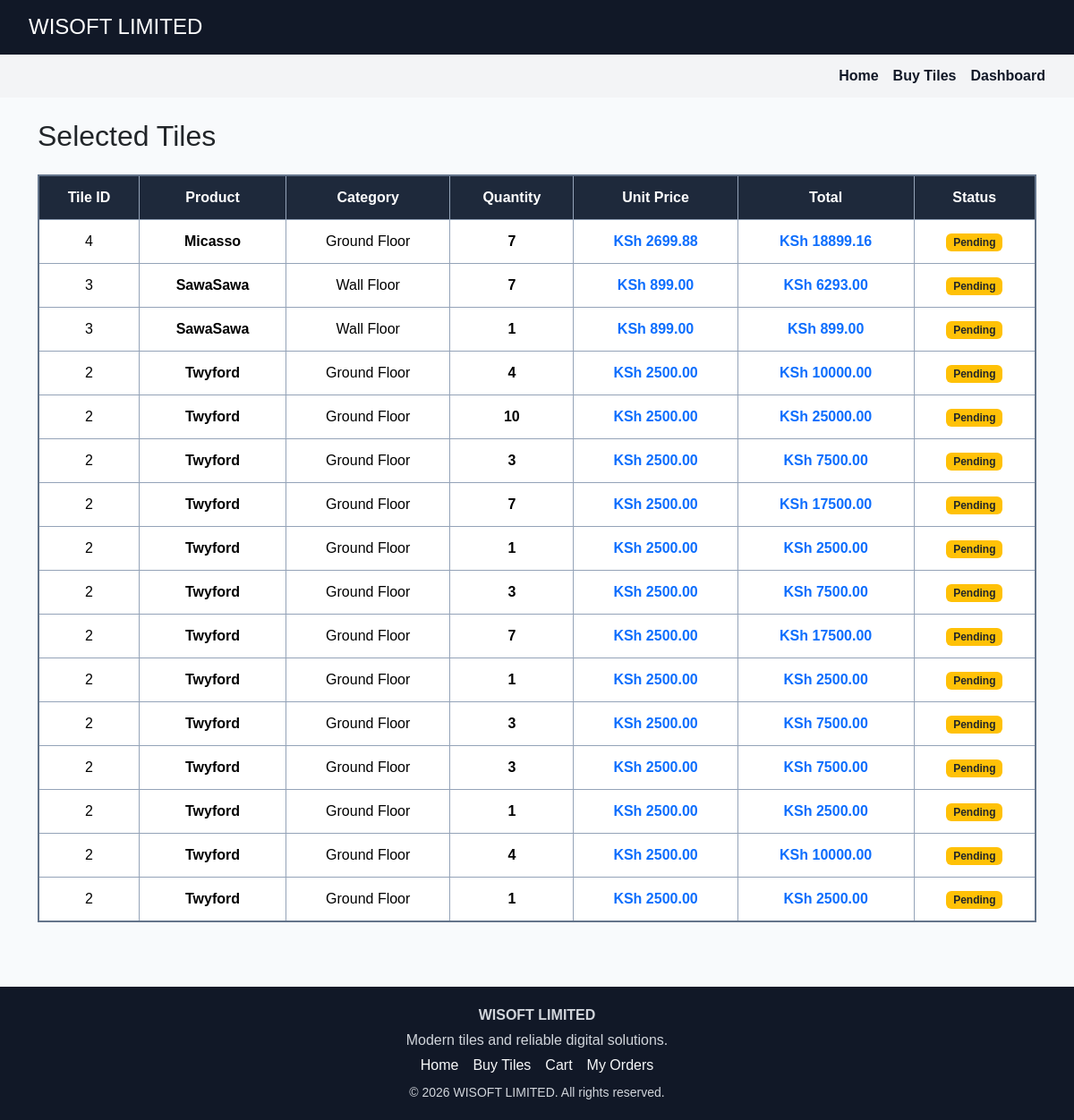
The page /order/ (signed in) on the database as committed earlier.
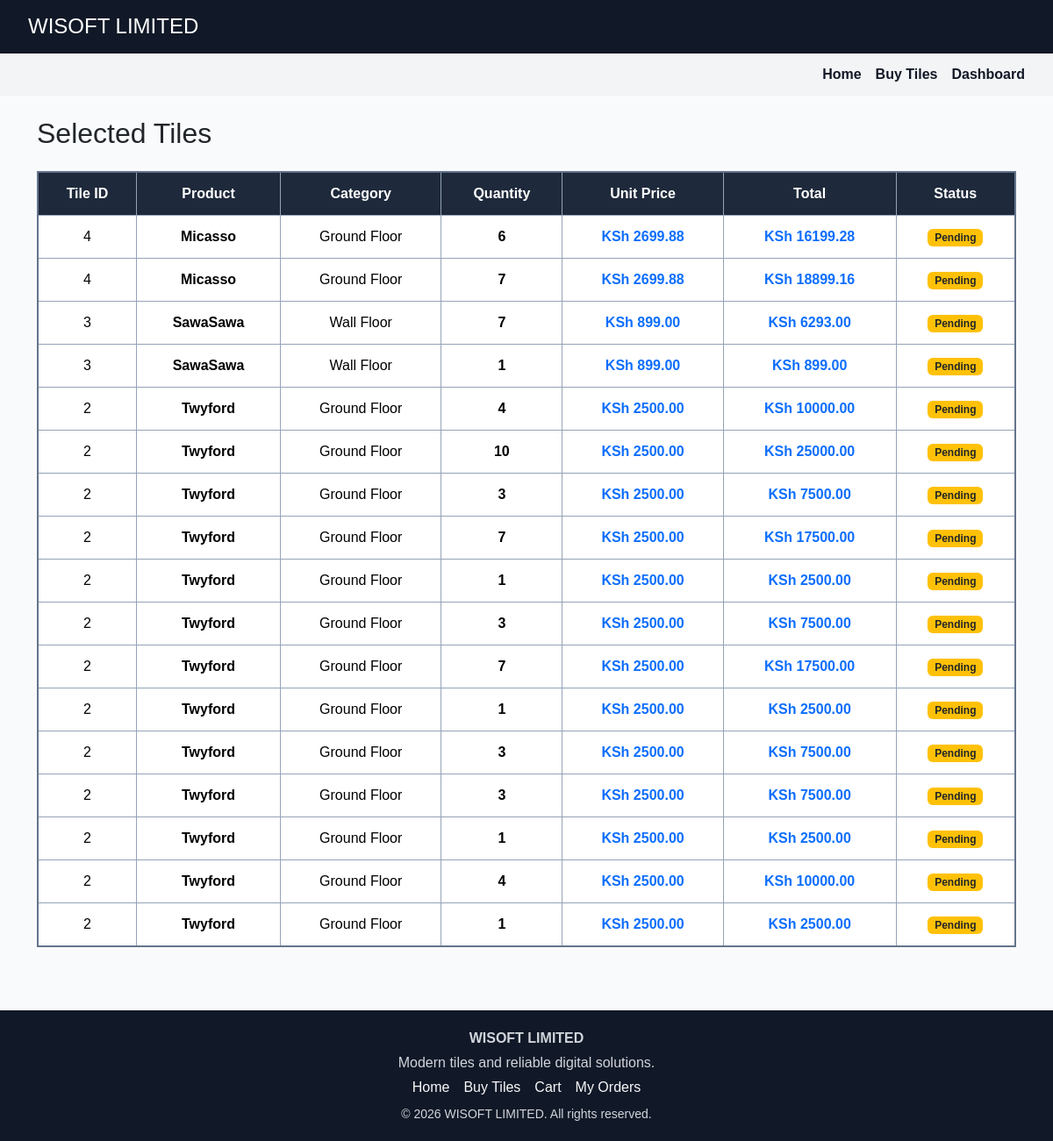
The same page on the database as committed later.
### website/models.py (models this page shows, shortened)
class StockMovement(models.Model):
    IN = 'IN'
    OUT = 'OUT'
    TYPES = [(IN, 'Stock In'), (OUT, 'Stock Out')]
    product = models.ForeignKey(Product, on_delete=models.CASCADE)
    movement_type = models.CharField(max_length=3, choices=TYPES)
    quantity = models.IntegerField()
    note = models.CharField(max_length=255, blank=True)
    status = models.CharField(
        max_length=20,
        choices=[('PENDING', 'Pending'), ('APPROVED', 'Approved')],
        default='PENDING',
    )
    created_at = models.DateTimeField(auto_now_add=True)
    @property
    def total_amount(self):
        return self.product.price * self.quantity

class Product(models.Model):
    name = models.CharField(max_length=200)
    sku = models.CharField(max_length=50, unique=True)
    barcode = models.CharField(max_length=100, unique=True, blank=True, null=True)
    category = models.ForeignKey(Category, on_delete=models.SET_NULL, null=True)
    description = models.TextField(blank=True)
    price = models.DecimalField(max_digits=10, decimal_places=2)
    stock = models.IntegerField(default=0)
    low_stock_alert = models.IntegerField(default=5)
    image = models.ImageField(upload_to='products/', blank=True, null=True)
    created_at = models.DateTimeField(auto_now_add=True)

class Category(models.Model):
    name = models.CharField(max_length=100)

### website/views.py (the view, shortened to what this page needs)
# urls.py: path('order/', views.order, name='order'),
@login_required(login_url='signin')
def order(request):
    from django.urls import reverse
    from django.contrib import messages
    from .models import Product, StockMovement
    selected_product = None
    product_id = request.GET.get('product') or request.GET.get('tile') or request.POST.get('product')
    ordered_quantity = request.GET.get('quantity')
    try:
        ordered_quantity = int(ordered_quantity) if ordered_quantity else 1
    except (TypeError, ValueError):
        ordered_quantity = 1
    if product_id:
        selected_product = get_object_or_404(Product, id=product_id)
        request.session['selected_product_id'] = selected_product.id
    else:
        selected_product_id = request.session.get('selected_product_id')
        if selected_product_id:
            selected_product = Product.objects.filter(id=selected_product_id).first()
        if not selected_product:
            selected_product = Product.objects.order_by('-created_at').first()
    orders = StockMovement.objects.select_related('product').filter(
        movement_type='OUT'
    ).order_by('-created_at')
    return render(request, 'Order.html', {
        'selected_product': selected_product,
        'ordered_quantity': ordered_quantity,
        'selected_total': selected_product.price * ordered_quantity if selected_product else 0,
        'orders': orders,
    })

### templates/Order.html (shortened to what this page needs)
<!DOCTYPE html>
<html lang="en">
<head>
    <link href="https://cdn.jsdelivr.net/npm/bootstrap@5.3.3/dist/css/bootstrap.min.css" rel="stylesheet">
</head>
<body>
<header><h1 class="h4 mb-0">WISOFT LIMITED</h1></header>
<nav>
    <a href="{% url 'home' %}">Home</a>
    <a href="{% url 'buy' %}">Buy Tiles</a>
    <a href="{% url 'dashboard' %}">Dashboard</a>
</nav>
<main class="container py-4 flex-fill">
    {% if orders %}
    <h2 class="mb-4">Selected Tiles</h2>
    <div class="table-responsive mb-5">
        <table class="table table-bordered align-middle text-center selected-tile-sheet mb-0">
            <thead class="table-dark">
                <tr>
                    <th>Tile ID</th>
                    <th>Product</th>
                    <th>Category</th>
                    <th>Quantity</th>
                    <th>Unit Price</th>
                    <th>Total</th>
                    <th>Status</th>
                </tr>
            </thead>
            <tbody>
                {% for order in orders %}
                <tr>
                    <td>{{ order.product.id }}</td>
                    <td class="fw-bold">{{ order.product.name }}</td>
                    <td>{{ order.product.category.name|default:'Uncategorised' }}</td>
                    <td><strong>{{ order.quantity }}</strong></td>
                    <td class="text-primary fw-bold">KSh {{ order.product.price }}</td>
                    <td><strong class="text-primary">KSh {{ order.total_amount|floatformat:2 }}</strong></td>
                    <td>
                        {% if order.status == 'APPROVED' %}
                        <span class="badge bg-success">Approved</span>
                        {% else %}
                        <span class="badge bg-warning text-dark">Pending</span>
                        {% endif %}
                    </td>
                </tr>
                {% endfor %}
            </tbody>
        </table>
    </div>
    {% else %}
    <div class="alert alert-warning">Select tiles from the Buy page to view order details.</div>
    {% endif %}
</main>
<footer>
    <strong>WISOFT LIMITED</strong>
    <p class="mb-1 mt-1">Modern tiles and reliable digital solutions.</p>
    <div class="d-flex justify-content-center gap-3 flex-wrap">
        <a href="{% url 'home' %}" class="text-light text-decoration-none">Home</a>
        <a href="{% url 'buy' %}" class="text-light text-decoration-none">Buy Tiles</a>
        <a href="{% url 'cart' %}" class="text-light text-decoration-none">Cart</a>
        <a href="{% url 'my_orders' %}" class="text-light text-decoration-none">My Orders</a>
    </div>
    <p class="mb-0 mt-2 small">&copy; {% now "Y" %} WISOFT LIMITED. All rights reserved.</p>
</footer>
</body>
</html>

Rows that differ between the two databases and show on the page:
added StockMovement: product.id "4", product.name "Micasso", product.category.name "Ground Floor", quantity "6", product.price "2699.88", total_amount "16199.28", status "Pending"
